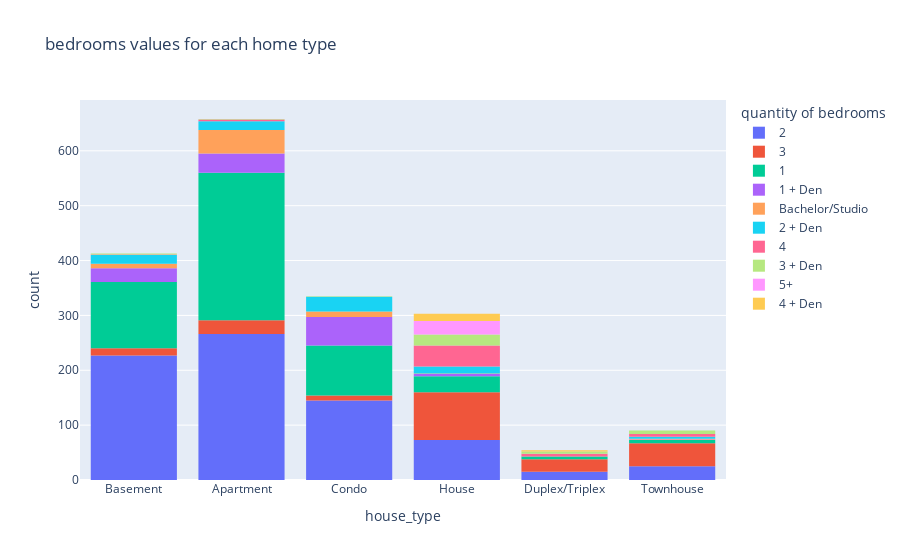

Here is the notebook cell this chart was saved with:
### Code cell
fig = px.histogram(df3, x="house_type",color="bedrooms",title="bedrooms values for each home type",
                  labels={
                      'bedrooms':"quantity of bedrooms"
                  })
fig.show()

### Figure 1 — Plotly figure (JSON) as saved in the notebook; plotly's stock layout.template omitted (floating-point values rounded to 4 significant figures; data arrays with more than 128 entries replaced by an {"elided": "..."} marker saying what was removed)
{"data": [{"alignmentgroup": "True", "bingroup": "x", "hovertemplate": "quantity of bedrooms=2<br>house_type=%{x}<br>count=%{y}<extra></extra>", "legendgroup": "2", "marker": {"color": "#636efa", "pattern": {"shape": ""}}, "name": "2", "offsetgroup": "2", "orientation": "v", "showlegend": true, "type": "histogram", "x": {"elided": "751 str values"}, "xaxis": "x", "yaxis": "y"}, {"alignmentgroup": "True", "bingroup": "x", "hovertemplate": "quantity of bedrooms=3<br>house_type=%{x}<br>count=%{y}<extra></extra>", "legendgroup": "3", "marker": {"color": "#EF553B", "pattern": {"shape": ""}}, "name": "3", "offsetgroup": "3", "orientation": "v", "showlegend": true, "type": "histogram", "x": {"elided": "199 str values"}, "xaxis": "x", "yaxis": "y"}, {"alignmentgroup": "True", "bingroup": "x", "hovertemplate": "quantity of bedrooms=1<br>house_type=%{x}<br>count=%{y}<extra></extra>", "legendgroup": "1", "marker": {"color": "#00cc96", "pattern": {"shape": ""}}, "name": "1", "offsetgroup": "1", "orientation": "v", "showlegend": true, "type": "histogram", "x": {"elided": "521 str values"}, "xaxis": "x", "yaxis": "y"}, {"alignmentgroup": "True", "bingroup": "x", "hovertemplate": "quantity of bedrooms=1 + Den<br>house_type=%{x}<br>count=%{y}<extra></extra>", "legendgroup": "1 + Den", "marker": {"color": "#ab63fa", "pattern": {"shape": ""}}, "name": "1 + Den", "offsetgroup": "1 + Den", "orientation": "v", "showlegend": true, "type": "histogram", "x": ["Condo", "Condo", "Apartment", "Condo", "Condo", "Apartment", "Basement", "Basement", "Apartment", "Condo", "Basement", "Apartment", "Apartment", "Condo", "Condo", "Condo", "Apartment", "Basement", "Apartment", "Condo", "Condo", "Condo", "Condo", "Apartment", "Condo", "Apartment", "Condo", "Basement", "House", "Condo", "Basement", "Condo", "Basement", "Townhouse", "Basement", "House", "Apartment", "Condo", "Condo", "Apartment", "Apartment", "Condo", "Apartment", "Condo", "Condo", "Apartment", "Condo", "Condo", "Condo", "Condo", "Basement", "Basement", "Condo", "Apartment", "Apartment", "House", "Apartment", "Condo", "Apartment", "Apartment", "Apartment", "Condo", "Condo", "Condo", "Condo", "Condo", "Apartment", "Basement", "Apartment", "Apartment", "Condo", "Condo", "Apartment", "Apartment", "Apartment", "Condo", "Apartment", "Basement", "Apartment", "Condo", "Basement", "Condo", "Condo", "Apartment", "Condo", "Apartment", "Basement", "Basement", "Apartment", "Basement", "Condo", "Condo", "Basement", "Basement", "Apartment", "Basement", "Basement", "Condo", "Apartment", "Condo", "Condo", "Condo", "Condo", "Condo", "Condo", "Condo", "Condo", "Basement", "Condo", "Condo", "Apartment", "Apartment", "Basement", "Basement", "Basement", "Basement", "House"], "xaxis": "x", "yaxis": "y"}, {"alignmentgroup": "True", "bingroup": "x", "hovertemplate": "quantity of bedrooms=Bachelor/Studio<br>house_type=%{x}<br>count=%{y}<extra></extra>", "legendgroup": "Bachelor/Studio", "marker": {"color": "#FFA15A", "pattern": {"shape": ""}}, "name": "Bachelor/Studio", "offsetgroup": "Bachelor/Studio", "orientation": "v", "showlegend": true, "type": "histogram", "x": ["Apartment", "Apartment", "Apartment", "Apartment", "Apartment", "Apartment", "Apartment", "Basement", "Apartment", "Apartment", "Apartment", "Basement", "Basement", "Condo", "Apartment", "Apartment", "Apartment", "Apartment", "Apartment", "Basement", "Apartment", "Condo", "Condo", "Apartment", "Condo", "Apartment", "Apartment", "Apartment", "Condo", "Apartment", "Apartment", "Condo", "Townhouse", "Apartment", "Apartment", "Apartment", "Apartment", "House", "Apartment", "Apartment", "Apartment", "Apartment", "Apartment", "Condo", "Apartment", "Apartment", "Apartment", "Basement", "Apartment", "Apartment", "Apartment", "Apartment", "Apartment", "Basement", "Basement", "Apartment", "Condo", "Apartment", "Condo", "Condo", "Basement", "Apartment", "Apartment"], "xaxis": "x", "yaxis": "y"}, {"alignmentgroup": "True", "bingroup": "x", "hovertemplate": "quantity of bedrooms=2 + Den<br>house_type=%{x}<br>count=%{y}<extra></extra>", "legendgroup": "2 + Den", "marker": {"color": "#19d3f3", "pattern": {"shape": ""}}, "name": "2 + Den", "offsetgroup": "2 + Den", "orientation": "v", "showlegend": true, "type": "histogram", "x": ["Apartment", "Condo", "House", "Condo", "Apartment", "House", "Condo", "Condo", "Apartment", "House", "Condo", "Basement", "Condo", "Condo", "Apartment", "Basement", "Apartment", "House", "Condo", "Apartment", "Condo", "Condo", "Condo", "Townhouse", "Basement", "House", "Condo", "Condo", "Apartment", "Apartment", "Basement", "House", "Condo", "Basement", "Condo", "Condo", "Condo", "Apartment", "Condo", "House", "Basement", "Apartment", "Condo", "Basement", "Basement", "Basement", "Condo", "House", "Apartment", "Basement", "Condo", "Basement", "Apartment", "Basement", "Apartment", "House", "Basement", "Townhouse", "Condo", "Condo", "House", "Townhouse", "Basement", "House", "Townhouse", "Basement", "House", "Condo", "Basement", "House", "Condo", "Condo", "Apartment", "Apartment", "Apartment", "Condo"], "xaxis": "x", "yaxis": "y"}, {"alignmentgroup": "True", "bingroup": "x", "hovertemplate": "quantity of bedrooms=4<br>house_type=%{x}<br>count=%{y}<extra></extra>", "legendgroup": "4", "marker": {"color": "#FF6692", "pattern": {"shape": ""}}, "name": "4", "offsetgroup": "4", "orientation": "v", "showlegend": true, "type": "histogram", "x": ["Duplex/Triplex", "Duplex/Triplex", "House", "Duplex/Triplex", "House", "House", "Apartment", "Apartment", "Townhouse", "Duplex/Triplex", "House", "House", "House", "House", "House", "Townhouse", "House", "Duplex/Triplex", "Apartment", "House", "House", "House", "House", "House", "House", "House", "Townhouse", "House", "House", "House", "House", "House", "House", "Basement", "House", "House", "House", "Townhouse", "House", "House", "House", "House", "House", "House", "House", "House", "House", "House", "House", "House", "House", "Townhouse"], "xaxis": "x", "yaxis": "y"}, {"alignmentgroup": "True", "bingroup": "x", "hovertemplate": "quantity of bedrooms=3 + Den<br>house_type=%{x}<br>count=%{y}<extra></extra>", "legendgroup": "3 + Den", "marker": {"color": "#B6E880", "pattern": {"shape": ""}}, "name": "3 + Den", "offsetgroup": "3 + Den", "orientation": "v", "showlegend": true, "type": "histogram", "x": ["Duplex/Triplex", "House", "House", "House", "House", "Condo", "House", "House", "House", "Duplex/Triplex", "House", "Townhouse", "Townhouse", "House", "Townhouse", "House", "House", "House", "Apartment", "House", "Townhouse", "Basement", "Duplex/Triplex", "Duplex/Triplex", "House", "House", "Basement", "House", "Townhouse", "House", "Townhouse", "House", "House", "House"], "xaxis": "x", "yaxis": "y"}, {"alignmentgroup": "True", "bingroup": "x", "hovertemplate": "quantity of bedrooms=5+<br>house_type=%{x}<br>count=%{y}<extra></extra>", "legendgroup": "5+", "marker": {"color": "#FF97FF", "pattern": {"shape": ""}}, "name": "5+", "offsetgroup": "5+", "orientation": "v", "showlegend": true, "type": "histogram", "x": ["House", "House", "House", "House", "House", "House", "House", "House", "House", "House", "House", "House", "House", "House", "House", "House", "House", "House", "House", "House", "House", "House", "House", "House", "House"], "xaxis": "x", "yaxis": "y"}, {"alignmentgroup": "True", "bingroup": "x", "hovertemplate": "quantity of bedrooms=4 + Den<br>house_type=%{x}<br>count=%{y}<extra></extra>", "legendgroup": "4 + Den", "marker": {"color": "#FECB52", "pattern": {"shape": ""}}, "name": "4 + Den", "offsetgroup": "4 + Den", "orientation": "v", "showlegend": true, "type": "histogram", "x": ["House", "House", "House", "House", "House", "House", "House", "Duplex/Triplex", "House", "House", "House", "House", "House", "House", "Duplex/Triplex"], "xaxis": "x", "yaxis": "y"}], "layout": {"barmode": "relative", "legend": {"title": {"text": "quantity of bedrooms"}, "tracegroupgap": 0}, "title": {"text": "bedrooms values for each home type"}, "xaxis": {"anchor": "y", "domain": [0, 1], "title": {"text": "house_type"}}, "yaxis": {"anchor": "x", "domain": [0, 1], "title": {"text": "count"}}}}
